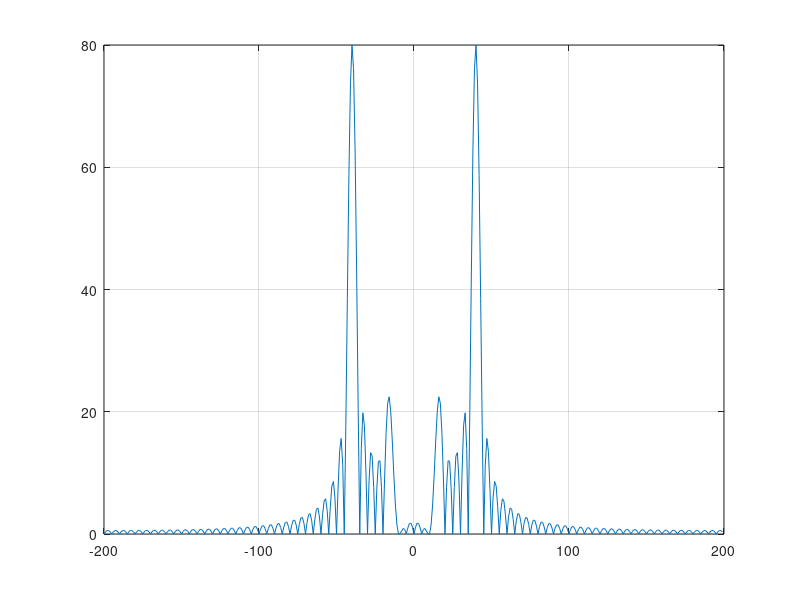

The MATLAB source for this figure:
clc;
clear all;
fs=400;
ts=1/fs;
t=[-0.1:ts:0.1];
x=0.5*sin(2*pi*15*t)+2*sin(2*pi*40*t);
N=400;
X=fft(x,N);
df=fs/N;
f=[0:df:df*(N-1)]-fs/2;
plot(f,fftshift(abs(X)));grid on;